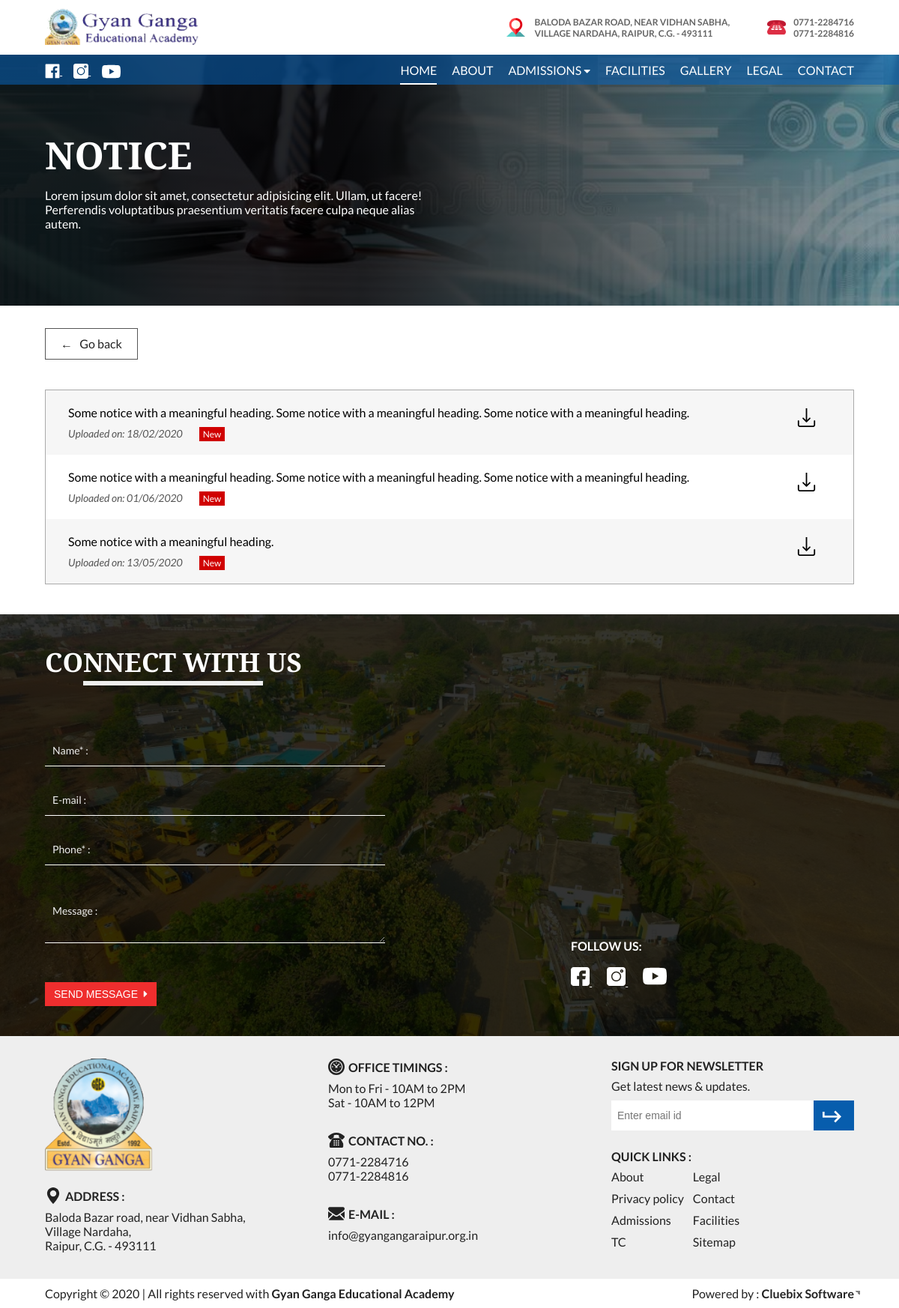
Before: /index.php/notice with the older database file.
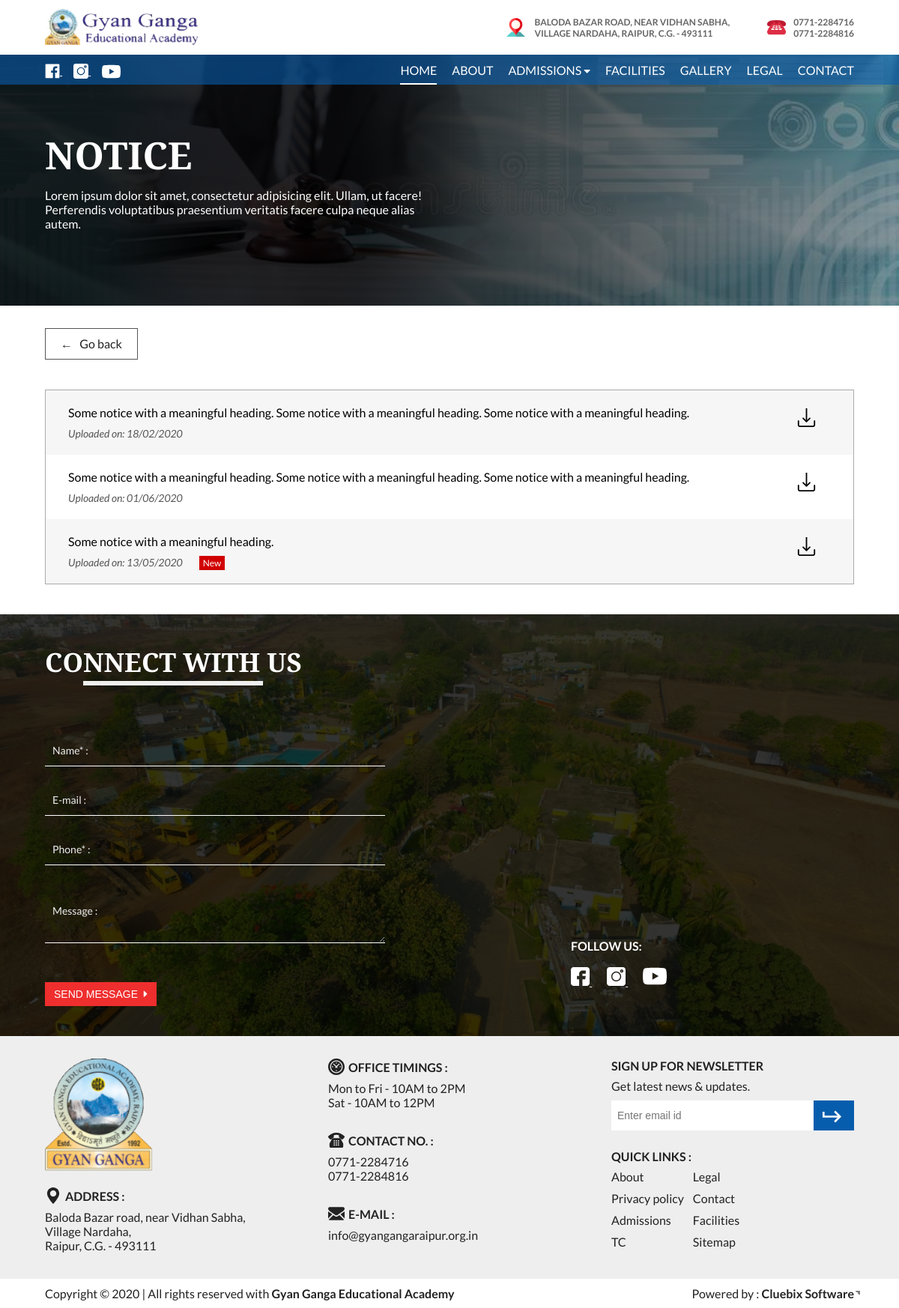
After: the same page with the newer database file.
### tables this page shows
CREATE TABLE `webprofile` (
  `id` int(11) NOT NULL,
  `email` varchar(100) NOT NULL,
  `phone1` varchar(50) NOT NULL,
  `phone2` varchar(50) NOT NULL,
  `whatsapp_no` varchar(50) NOT NULL,
  `address_line1` varchar(50) NOT NULL,
  `address_line2` varchar(50) NOT NULL,
  `address_line3` varchar(100) NOT NULL,
  `timing_1` varchar(200) NOT NULL,
  `timing_2` varchar(200) NOT NULL,
  `fblink` varchar(50) NOT NULL,
  `instalink` varchar(50) NOT NULL,
  `twitterlink` varchar(50) NOT NULL,
  `youtubelink` varchar(500) NOT NULL
);

CREATE TABLE `notice` (
  `id` int(11) NOT NULL,
  `content` text NOT NULL,
  `date` date NOT NULL,
  `file_src` varchar(500) NOT NULL DEFAULT '_blank',
  `status` varchar(100) NOT NULL DEFAULT 'old'
);

### application/controllers/Notice.php (called while the page is built, shortened)
<?php
class Notice extends MY_Controller {
	function __construct(){
		$this->load->model('GetModel','fetch');
	}
	public function index()
	{
		$profile=$this->fetch->getWebProfile();
		$notice=$this->fetch->getInfo('notice');
		$this->load->view('header',['web'=>$profile ,
									'title'=>'Notice',
									'notice'=>$notice
									]);
		$this->load->view('notice');
		$this->load->view('footer');
	}
}

### index.php (called while the page is built, shortened)
<?php
require_once BASEPATH.'core/CodeIgniter.php';

### application/models/GetModel.php (called while the page is built, shortened)
<?php
class GetModel extends CI_Model{
    public function getInfo($table)
    {
        return $this->db->get($table)->result();
    }
    public function getWebProfile()
    {
        return $this->db->get('webprofile')->row();
    }
}
?>

### application/views/notice.php (the view, shortened to what this page needs)
<div class="subheader" style="background:linear-gradient(to right,rgba(0,0,0,0.85) 40%,rgba(0,0,0,0.3)), url('<?=base_url()?>assets/images/header-notice.jpg') no-repeat">
    <div class="wrapper">
        <h2 class="subheader-head serif">Notice</h2>
        <p class="subheader-txt">Lorem ipsum dolor sit amet, consectetur adipisicing elit. Ullam, ut facere! Perferendis voluptatibus praesentium veritatis facere culpa neque alias autem.</p>
    </div>
</div>
<a class="back-link"  onclick="window.history.back()">← &nbsp; Go back</a>
<section class="all-news notice-all">
    <div class="wrapper">
        <?php foreach($notice as $n){?>
        <div class="news-txt">
            <div class="txt">
                <a href="<?=base_url('assets/notice/').$n->file_src?>" target="_blank"><?=$n->content?></a><br>
                <small><em>Uploaded on: <?=date('d/m/Y',strtotime($n->date))?></em></small>
                <?php if($n->status=='new'){?>
                    <span class="new-tag">New</span>
                <?php }?>
            </div>
            <a href="<?=base_url('assets/notice/').$n->file_src?>" target="_blank">
            </a>
        </div>
        <?php }?>
    </div>
</section>

### application/views/header.php (shortened to what this page needs)
<!DOCTYPE html>
<html lang="en">
<head>
    <link rel="stylesheet" href="https://cdnjs.cloudflare.com/ajax/libs/font-awesome/5.13.0/css/all.min.css" />
    <link rel="stylesheet" href="<?=base_url('assets/')?>css/owl.carousel.min.css">
    <link rel="stylesheet" href="<?=base_url('assets/')?>css/owl.theme.default.min.css">
    <link rel="stylesheet" href="<?=base_url('assets/')?>css/float_label.css">
    <link rel="stylesheet" href="<?=base_url('assets/')?>css/animate.css">
    <link rel="stylesheet" href="<?=base_url('assets/')?>css/style.css">
</head>
<body>
    <div class="logo-bar wow fadeInDown">
        <div class="wrapper">
            <a href="<?=base_url()?>"><img src="<?=base_url('assets/')?>images/logo.png" alt="GGR Logo" class="logo"></a>
            <div class="address-bar">
                <div class="top-address">
                    <p><?=$web->address_line1?> <br> <?=$web->address_line2?> <?=$web->address_line3?></p>
                </div>
                <div class="top-phone">
                    <img src="<?=base_url('assets/')?>images/phone-icon-red.png" alt="Phone">
                    <p><?=$web->phone1?> <br> <?=$web->phone2?></p>
                </div>
            </div>
        </div>
    </div>
    <nav class="wow fadeInDown" data-wow-delay="0.5s">
        <div class="wrapper">
            <div class="left-links">
                <a href="<?=$web->fblink?>" target="_blank" class="fblink">
                </a>
                <a href="<?=$web->instalink?>" target="_blank" class="instalink">
                </a>
                <a href="<?=$web->youtubelink?>" target="_blank" class="ytlink">
                </a>
            </div>
            <ul class="menu">
                <li><a href="<?=base_url()?>" class="active">Home</a></li>
                <li><a href="<?=base_url('About')?>">About</a></li>
                <li class="dropdown sm-hide nowrap">
                    <a>Admissions <i class="fa fa-caret-down fa-sm"></i></a>
                </li>
                <li><a href="<?=base_url('Facilities')?>">Facilities</a></li>
                <li><a href="<?=base_url('Gallery')?>">Gallery</a></li>
                <li><a href="<?=base_url('Legal')?>">Legal</a></li>
                <li><a href="<?=base_url('Contact')?>">Contact</a></li>
            </ul>
        </div>
    </nav>

### application/views/footer.php (shortened to what this page needs)
    <section class="contact" style="background: linear-gradient(to right, rgba(0,0,0,0.8), rgba(0,0,0,0.8)),url('assets/images/ggr-drone.jpg') no-repeat;">
        <div class="wrapper wow fadeInUp" data-wow-offset="100">
        <h2 class="serif heading">
            Connect with us
        </h2>
        <div class="content">
            <form action="<?=base_url('Home/Mail')?>" method="POST">
                <div class="form-group">
                    <input type="text" maxlength="20" name="name" id="name" x-moz-errormessage="Enter name here" oninvalid="this.setCustomValidity('Enter name here')" oninput="this.setCustomValidity('')" required>
                    <label for="name">Name* :</label>
                </div>
                <div class="form-group">
                    <input type="email" maxlength="30" name="email" id="email" x-moz-errormessage="Enter e-mail here" oninvalid="this.setCustomValidity('Enter e-mail here')" oninput="this.setCustomValidity('')">
                    <label for="email">E-mail :</label>
                </div>
                <div class="form-group">
                    <input type="text" x-moz-errormessage="Enter Contact no. here"  name="phone" pattern="[6-9]{1}[0-9]{9}" oninvalid="this.setCustomValidity('')" oninput="this.setCustomValidity('')" maxlength="10" title="Enter 10 digit mobile no. starting with 6,7,8, or 9" required>
                    <label for="phone">Phone* :</label>
                </div>
                <div class="form-group remarker">
                    <textarea name="message" rows="3" maxlength="200" id="message"></textarea>
                    <label for="message">Message :</label>
                </div>
                <button type="submit" class="btn"> Send message &nbsp;<i class="fa fa-caret-right"></i></button>
            </form>
            <div class="map-social">
                <iframe src="https://www.google.com/maps/embed?pb=!1m18!1m12!1m3!1d12504.243146400868!2d81.72878186919894!3d21.28991672284088!2m3!1f0!2f0!3f0!3m2!1i1024!2i768!4f13.1!3m3!1m2!1s0x3a28e834bcf78343%3A0x20841ab1597abf82!2sGyan%20Ganga%20Educational%20Academy!5e0!3m2!1sen!2sin!4v1590737904697!5m2!1sen!2sin" frameborder="0" style="border:0;" allowfullscreen="" aria-hidden="false" tabindex="0"></iframe>
                <div class="social-links">
                    <h3>Follow us:</h3>
                    <a href="<?=$web->fblink?>" target="_blank" class="fblink">
                        <svg viewBox="0 0 512 512" xmlns="http://www.w3.org/2000/svg">
                            <path d="m437 0h-362c-41.351562 0-75 33.648438-75 75v362c0 41.351562 33.648438 75 75 75h151v-181h-60v-90h60v-61c0-49.628906 40.371094-90 90-90h91v90h-91v61h91l-15 90h-76v181h121c41.351562 0 75-33.648438 75-75v-362c0-41.351562-33.648438-75-75-75zm0 0"/>
                        </svg>
                    </a>
                    <a href="<?=$web->instalink?>" target="_blank" class="instalink">
                    </a>
                    <a href="<?=$web->youtubelink?>" target="_blank" class="ytlink">
                    </a>
                </div>
            </div>
        </div>
        </div>
    </section>
    <footer>
        <div class="ufooter">
            <div class="emblem">
                <img src="assets/images/footer-logo.PNG" alt="Gyan Ganga emblem">
                <div class="address">
                    <div class="footer-head">
                        <h4>Address :</h4>
                    </div>
                    <p><?=$web->address_line1?></p>
                    <p><?=$web->address_line2?></p>
                    <p><?=$web->address_line3?></p>
                </div>
            </div>
            <div class="info">
                <div class="timings">
                    <div class="footer-head">
                        <h4>Office timings :</h4>
                    </div>
                    <p><?=$web->timing_1?></p>
                    <p><?=$web->timing_2?></p>
                </div>
                <div class="footer-contact">
                    <div class="footer-head">
                        <h4>Contact no. :</h4>
                    </div>
                    <p><?=$web->phone1?></p>
                    <p><?=$web->phone2?></p>
                </div>
                <div class="email">
                    <div class="footer-head">
                        <h4>E-mail :</h4>
                    </div>
                    <p><?=$web->email?></p>
                </div>
            </div>
            <div class="newsletter">
                <div class="sign-up">
                    <div class="footer-head">
                        <h4>Sign up for newsletter</h4>
                    </div>
                    <p>Get latest news & updates.</p>
                    <form action="<?=base_url('Home/Subscribe')?>" method="POST">
                        <div class="field">
                            <input type="email" name="email" placeholder="Enter email id" required>
                            <button type="submit" class="signup-btn">
                            </button>
                        </div>
                    </form>
                </div>
                <div class="quick-links">
                    <div class="footer-head">
                        <h4>Quick Links :</h4>
                    </div>
                    <div class="links">
                        <p><a href="<?=base_url('About')?>">About</a></p>
                        <p><a href="<?=base_url('Legal')?>">Legal</a></p>
                        <p><a href="<?=base_url('Policy')?>">Privacy policy</a></p>
                        <p><a href="<?=base_url('Contact')?>">Contact</a></p>
                        <p><a href="<?=base_url('Admissions')?>">Admissions</a></p>
                        <p><a href="<?=base_url('Facilities')?>">Facilities</a></p>
                        <p><a href="<?=base_url('TC')?>">TC</a></p>
                        <p><a href="<?=base_url('Sitemap')?>">Sitemap</a></p>
                    </div>
                </div>
            </div>
        </div>
        <div class="lfooter">
            <p class="cpy">
                <span>Copyright </span> &copy; 2020 | All rights reserved with<strong> Gyan Ganga Educational Academy</strong>
             </p>
             <p class="powered">
                 Powered by :
                 <strong><a href="https://cluebix.com" target="_blank">Cluebix Software</a></strong>
             </p>
        </div>
    </footer>
</body>
</html>

### assets/css/float_label.css (style rules this page uses)
.form-group { position:relative; }
label { position:absolute; left:10px; top:40%; transform: translateY(-50%); transition:all 0.3s; color:#999; font-weight:normal; cursor: text; pointer-events: none; }

Changed rows visible on the page:
changed notice (number 1 of 3 on the later page): no longer shows "New"
changed notice (number 2 of 3 on the later page): no longer shows "New"
